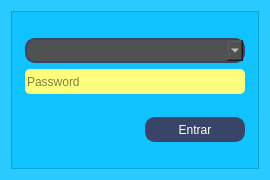
<?xml version="1.0" encoding="UTF-8"?>
<ui version="4.0">
 <class>Dialog</class>
 <widget class="QDialog" name="Dialog">
  <property name="geometry">
   <rect>
    <x>0</x>
    <y>0</y>
    <width>270</width>
    <height>180</height>
   </rect>
  </property>
  <property name="minimumSize">
   <size>
    <width>270</width>
    <height>180</height>
   </size>
  </property>
  <property name="maximumSize">
   <size>
    <width>270</width>
    <height>180</height>
   </size>
  </property>
  <property name="windowTitle">
   <string>Login</string>
  </property>
  <property name="windowIcon">
   <iconset resource="Resource.qrc">
    <normaloff>:/new/img/img (66).png</normaloff>:/new/img/img (66).png</iconset>
  </property>
  <property name="styleSheet">
   <string notr="true">background: rgba(0,191,255,0.6);</string>
  </property>
  <layout class="QGridLayout" name="gridLayout_3">
   <item row="1" column="0">
    <widget class="QFrame" name="frame">
     <property name="styleSheet">
      <string notr="true">background: rgba(0,191,255,0.6);</string>
     </property>
     <property name="frameShape">
      <enum>QFrame::Shape::StyledPanel</enum>
     </property>
     <property name="frameShadow">
      <enum>QFrame::Shadow::Raised</enum>
     </property>
     <layout class="QGridLayout" name="gridLayout">
      <item row="0" column="0">
       <layout class="QVBoxLayout" name="verticalLayout_6">
        <item>
         <layout class="QHBoxLayout" name="horizontalLayout_4">
          <item>
           <widget class="QComboBox" name="comboBox_login">
            <property name="maximumSize">
             <size>
              <width>16777215</width>
              <height>25</height>
             </size>
            </property>
            <property name="font">
             <font>
              <family>Segoe UI</family>
              <pointsize>10</pointsize>
              <italic>false</italic>
              <bold>true</bold>
             </font>
            </property>
            <property name="styleSheet">
             <string notr="true">QComboBox {
    background-color: rgb(80, 81, 82);
    border: 2px solid #394568;
    border-radius: 10px;
    font: 700 10pt &quot;Segoe UI&quot;;
    color: rgb(255, 255, 255);
}

QComboBox:hover {
    background-color: rgb(75, 85, 83);
}

QComboBox:pressed {
    background-color: #2c3650;
}

QComboBox QAbstractItemView {
    background-color: rgb(80, 81, 82);  /* cor de fundo da lista */
    color: rgb(255, 255, 255);          /* cor do texto das opções */
}
</string>
            </property>
            <property name="editable">
             <bool>false</bool>
            </property>
            <property name="currentText">
             <string/>
            </property>
            <property name="placeholderText">
             <string/>
            </property>
           </widget>
          </item>
         </layout>
        </item>
        <item>
         <layout class="QHBoxLayout" name="horizontalLayout_3">
          <item>
           <widget class="QLineEdit" name="txt_password">
            <property name="maximumSize">
             <size>
              <width>220</width>
              <height>25</height>
             </size>
            </property>
            <property name="styleSheet">
             <string notr="true">QLineEdit {
    background-color: rgb(255, 255, 127);
    font: bold 12pt &quot;Segoe UI&quot;;
  	color: rgb(0, 0, 0); /* Define a cor da fonte como preta */
    border-radius: 5px;
}

QLineEdit:focus {
    background-color: rgb(191, 191, 191); /* Cor quando selecionado/focado */
    color: rgb(0, 0, 0); /* Mantém a fonte preta ao focar */
}

QMenu {
    background-color: rgb(0, 0, 0);
    color: rgb(255, 255, 255); /* Ajuste a cor da fonte para branco para contraste */
    font: bold 8px &quot;Segoe UI&quot;;
    border-radius: 5px;
}
</string>
            </property>
            <property name="echoMode">
             <enum>QLineEdit::EchoMode::Password</enum>
            </property>
            <property name="placeholderText">
             <string>Password</string>
            </property>
            <property name="cursorMoveStyle">
             <enum>Qt::CursorMoveStyle::VisualMoveStyle</enum>
            </property>
            <property name="clearButtonEnabled">
             <bool>true</bool>
            </property>
           </widget>
          </item>
         </layout>
        </item>
       </layout>
      </item>
      <item row="1" column="0">
       <layout class="QHBoxLayout" name="horizontalLayout">
        <item>
         <widget class="QLabel" name="label_bar">
          <property name="minimumSize">
           <size>
            <width>0</width>
            <height>20</height>
           </size>
          </property>
          <property name="maximumSize">
           <size>
            <width>16777215</width>
            <height>20</height>
           </size>
          </property>
          <property name="layoutDirection">
           <enum>Qt::LayoutDirection::RightToLeft</enum>
          </property>
          <property name="styleSheet">
           <string notr="true">background: transparent;
font: 700 8pt &quot;Segoe UI&quot;;
color: rgb(255, 255, 255);</string>
          </property>
          <property name="text">
           <string/>
          </property>
          <property name="alignment">
           <set>Qt::AlignmentFlag::AlignLeading|Qt::AlignmentFlag::AlignLeft|Qt::AlignmentFlag::AlignVCenter</set>
          </property>
         </widget>
        </item>
        <item>
         <widget class="QPushButton" name="btn_entrar">
          <property name="minimumSize">
           <size>
            <width>100</width>
            <height>25</height>
           </size>
          </property>
          <property name="maximumSize">
           <size>
            <width>100</width>
            <height>25</height>
           </size>
          </property>
          <property name="styleSheet">
           <string notr="true">
    QPushButton {
        background-color: #394568;
        border: 2px solid #394568;
        border-radius: 10px;
        font: 700 10pt &quot;Segoe UI&quot;;
		color: rgb(255, 255, 255);
    }
    QPushButton:hover {
        background-color: #44537c;
    }
    QPushButton:pressed {
        background-color: #2c3650;
    }

</string>
          </property>
          <property name="text">
           <string>Entrar</string>
          </property>
          <property name="shortcut">
           <string>Return</string>
          </property>
         </widget>
        </item>
       </layout>
      </item>
     </layout>
    </widget>
   </item>
  </layout>
 </widget>
 <tabstops>
  <tabstop>txt_password</tabstop>
  <tabstop>btn_entrar</tabstop>
  <tabstop>comboBox_login</tabstop>
 </tabstops>
 <resources>
  <include location="Resource.qrc"/>
 </resources>
 <connections/>
</ui>
